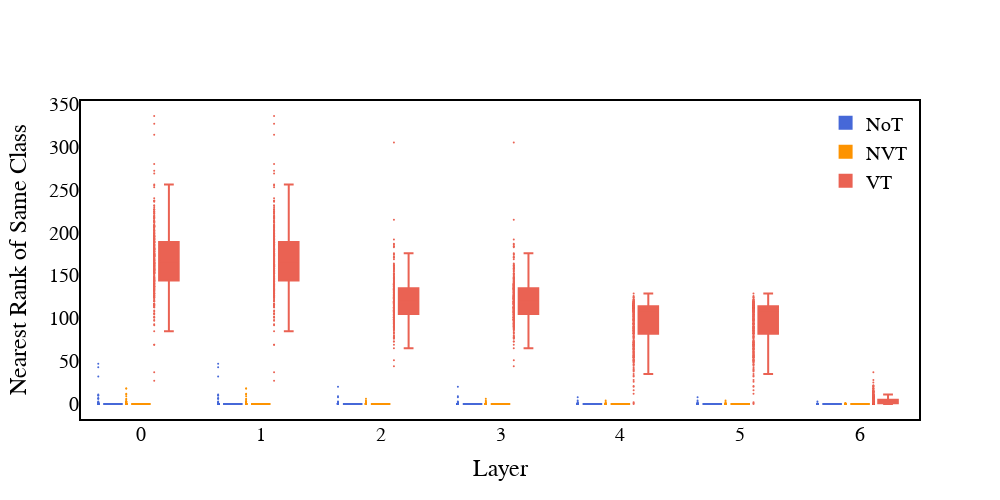

Notebook source saved alongside this figure:
### Code cell
import plotly.graph_objects as go
import plotly.io as pio
import numpy as np
import pandas as pd

inputs = inputs_all_unknown
labels = labels_all_unknown

inputs_flatten = inputs.flatten()
colors_ = []
index_ = []
layer_ = []

class_labels = {'VT': 'VT', 'NVT': 'NVT', 'NoT': 'NoT'}

for i, input in enumerate(inputs):
    colors_.extend([str(labels[i])] * len(input))
    index_.extend([i] * len(input))
    layer_.extend(range(len(input)))

df = pd.DataFrame(dict(
    x=layer_,
    y=inputs_flatten,
    z=colors_,
    i=index_
))

df = df.sort_values(by=['z', 'i', 'x'])

fig = go.Figure()
line_color_map = {'VT': '#EA6253', 'NoT': '#4668d8', 'NVT': '#fd9300'}

fill_color_map = {
    'VT': '#EA6253',  
    'NoT': '#4668d8',  
    'NVT': '#fd9300' 
}

for label in ['NoT', 'NVT', 'VT']:
    data = df[df['z'] == label]
    fig.add_trace(go.Box(
        x=data['x'],
        y=data['y'],
        name=class_labels[label],
        fillcolor=fill_color_map[label],  
        marker=dict(
            color=line_color_map[label],
        ),
        jitter=0.01,
        whiskerwidth=0.5,
        boxpoints='all',
        marker_size=2,
    ))

y_max = df['y'].max()

fig.update_layout(
    title="Topology Persistence Diagram",
    xaxis_title="Layer",
    yaxis_title="Nearest Rank of Same Class",
    width=1000,
    height=500,
    font=dict(  
        family="Calibri",
        size=20,
        color="black"
    ),

)

fig.update_yaxes(range=[0, y_max])
save_format = "pdf"
fig.update_layout({
    'plot_bgcolor': 'rgba(0, 0, 0, 0)',
    'paper_bgcolor': 'rgba(0, 0, 0, 0)',
})


fig.update_layout(
    autosize=False,
    shapes=[
        dict(
            type="rect",
            xref="paper",
            yref="paper",
            x0=0,
            y0=0,
            x1=1,
            y1=1,
            line=dict(
                color="Black",
                width=2,
            )
        )
    ]
)

# Show all integers on x-axis
fig.update_xaxes(showticklabels=True, showgrid=False, zeroline=False, dtick=1)

fig.update_yaxes(autorange=True, showticklabels=True,
                 showgrid=False, zeroline=False)
# Hide x and y axis labels and lines
fig.update_xaxes(showticklabels=True, zeroline=False, visible=True)
fig.update_yaxes(showticklabels=True, zeroline=False, visible=True)
fig.update_layout(showlegend=True, title=None)
fig.update_layout(legend_title_text='')
fig.update_layout(
    legend=dict(
        yanchor="top",
        y=0.99,
        xanchor="right",
        x=0.99,
        bordercolor="Black",
        borderwidth=0
    ),

    boxmode='group'  # group together boxes of the different traces for each value of x

)
save_path = f"{opt.dataset}_k_{opt.target}_{opt.attack_mode}_topology_persistence_diagram.pdf"
pio.write_image(fig, save_path, format=save_format)
wandb.save(save_path)

fig.show()

### Figure 1 — Plotly figure (JSON) as saved in the notebook; plotly's stock layout.template omitted (floating-point values rounded to 4 significant figures; data arrays with more than 128 entries replaced by an {"elided": "..."} marker saying what was removed)
{"data": [{"boxpoints": "all", "fillcolor": "#4668d8", "jitter": 0.01, "marker": {"color": "#4668d8", "size": 2}, "name": "NoT", "type": "box", "whiskerwidth": 0.5, "x": {"elided": "1400 int values"}, "y": {"elided": "1400 int values"}}, {"boxpoints": "all", "fillcolor": "#fd9300", "jitter": 0.01, "marker": {"color": "#fd9300", "size": 2}, "name": "NVT", "type": "box", "whiskerwidth": 0.5, "x": {"elided": "1400 int values"}, "y": {"elided": "1400 int values"}}, {"boxpoints": "all", "fillcolor": "#EA6253", "jitter": 0.01, "marker": {"color": "#EA6253", "size": 2}, "name": "VT", "type": "box", "whiskerwidth": 0.5, "x": {"elided": "2800 int values"}, "y": {"elided": "2800 int values"}}], "layout": {"autosize": false, "boxmode": "group", "font": {"color": "black", "family": "Calibri", "size": 20}, "height": 500, "legend": {"bordercolor": "Black", "borderwidth": 0, "title": {"text": ""}, "x": 0.99, "xanchor": "right", "y": 0.99, "yanchor": "top"}, "paper_bgcolor": "rgba(0, 0, 0, 0)", "plot_bgcolor": "rgba(0, 0, 0, 0)", "shapes": [{"line": {"color": "Black", "width": 2}, "type": "rect", "x0": 0, "x1": 1, "xref": "paper", "y0": 0, "y1": 1, "yref": "paper"}], "showlegend": true, "title": {}, "width": 1000, "xaxis": {"dtick": 1, "showgrid": false, "showticklabels": true, "title": {"text": "Layer"}, "visible": true, "zeroline": false}, "yaxis": {"autorange": true, "range": [0, 336], "showgrid": false, "showticklabels": true, "title": {"text": "Nearest Rank of Same Class"}, "visible": true, "zeroline": false}}}
